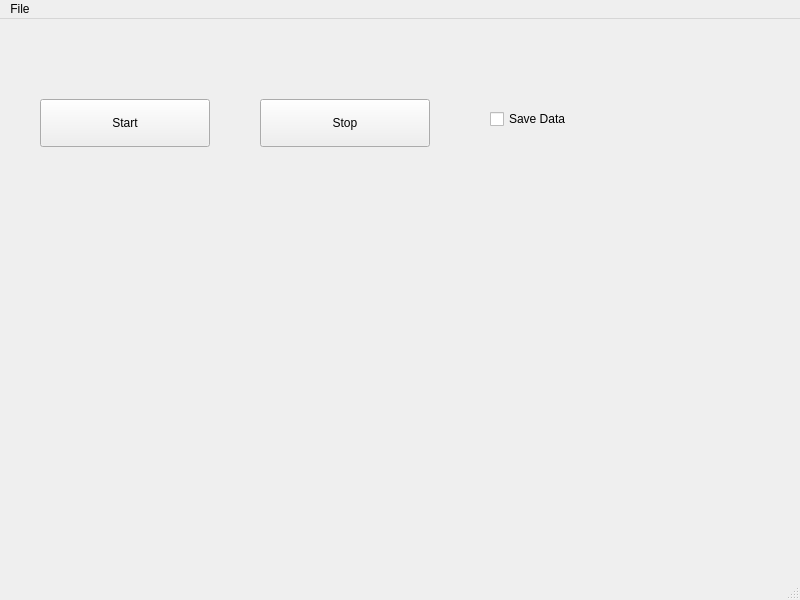
<?xml version="1.0" encoding="UTF-8"?>
<ui version="4.0">
 <class>MainWindow</class>
 <widget class="QMainWindow" name="MainWindow">
  <property name="geometry">
   <rect>
    <x>0</x>
    <y>0</y>
    <width>800</width>
    <height>600</height>
   </rect>
  </property>
  <property name="windowTitle">
   <string>MainWindow</string>
  </property>
  <widget class="QWidget" name="centralwidget">
   <widget class="QPushButton" name="start_button">
    <property name="geometry">
     <rect>
      <x>40</x>
      <y>80</y>
      <width>170</width>
      <height>48</height>
     </rect>
    </property>
    <property name="text">
     <string>Start</string>
    </property>
   </widget>
   <widget class="QPushButton" name="stop_button">
    <property name="geometry">
     <rect>
      <x>260</x>
      <y>80</y>
      <width>170</width>
      <height>48</height>
     </rect>
    </property>
    <property name="text">
     <string>Stop</string>
    </property>
   </widget>
   <widget class="QCheckBox" name="save_data_check">
    <property name="geometry">
     <rect>
      <x>490</x>
      <y>80</y>
      <width>175</width>
      <height>40</height>
     </rect>
    </property>
    <property name="text">
     <string>Save Data</string>
    </property>
   </widget>
  </widget>
  <widget class="QMenuBar" name="menubar">
   <property name="geometry">
    <rect>
     <x>0</x>
     <y>0</y>
     <width>800</width>
     <height>39</height>
    </rect>
   </property>
   <widget class="QMenu" name="menuFile">
    <property name="title">
     <string>File</string>
    </property>
   </widget>
   <addaction name="menuFile"/>
  </widget>
  <widget class="QStatusBar" name="statusbar"/>
 </widget>
 <resources/>
 <connections/>
</ui>
